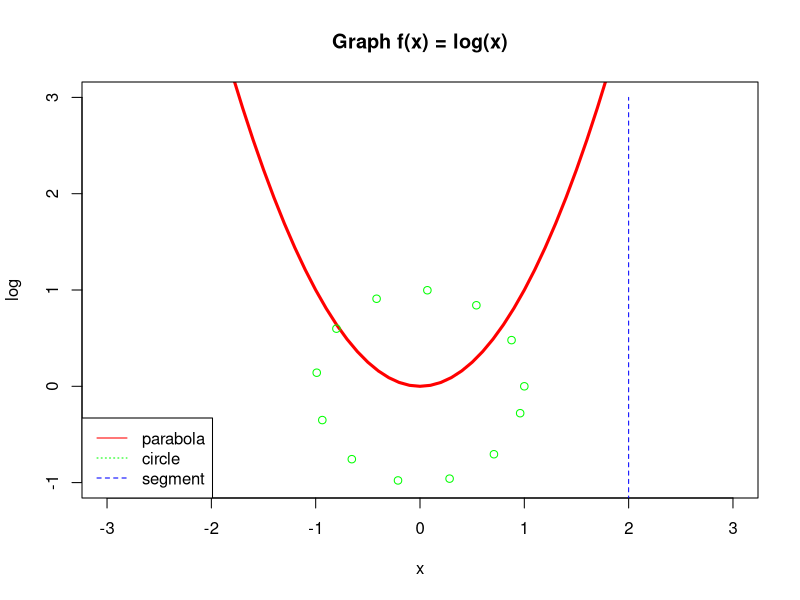

The R script that drew this image:
# 4 
f = function(x) { x^2 } 
x = seq(-3,3, by=0.1) # rep(a, n)
y = f(x)
plot(x,y,
     main = 'Graph f(x) = log(x)',
     xlab = 'x',
     ylab = 'log',
     xlim = c(-3,3),
     ylim = c(-1,3),
     type = 'l',
     lwd = 3,
     col = 'red',
     lty = 'solid' )

#строим параметрически заданную окружность
t = seq(0, 2*pi, by=0.5)
x2 = cos(t)
y2 = sin(t)
points(x2, y2, col="green")
# 
#строим отрезок (заметим, что у всех точек х=2, а у пробегает от -3 до 3)
x3 = rep(2, 10)
y3 = seq(-3, 3, length.out=10)
lines(x3, y3, type="l", col="blue", lty="dashed")

#
legend(x = "bottomleft",
       lty = c("solid", "dotted", "dashed"),
       col = c("red", "green", "blue"),
       legend = c("parabola", "circle", "segment"))
